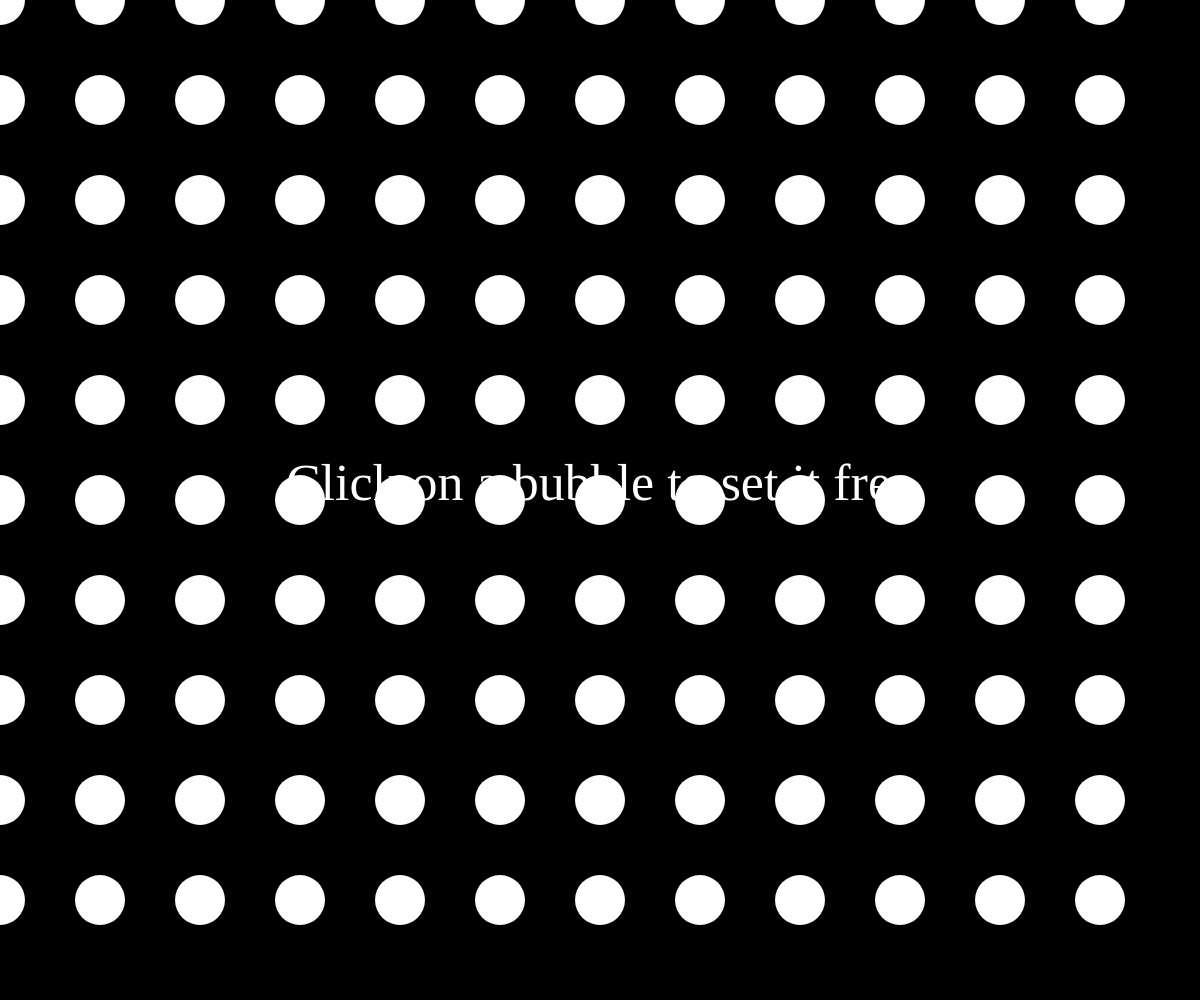
Frame 1 (no input)
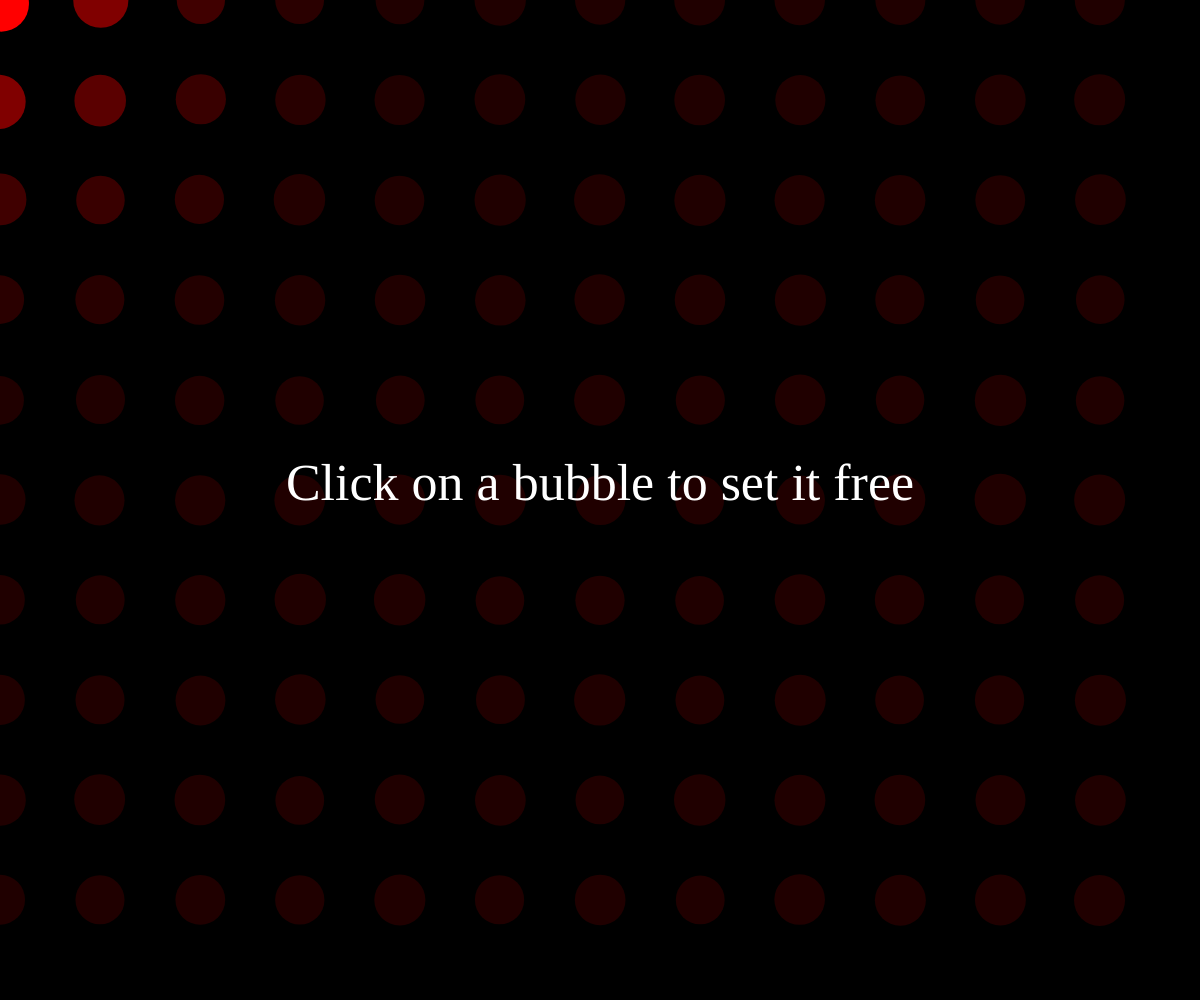
Frame 60 (no input)
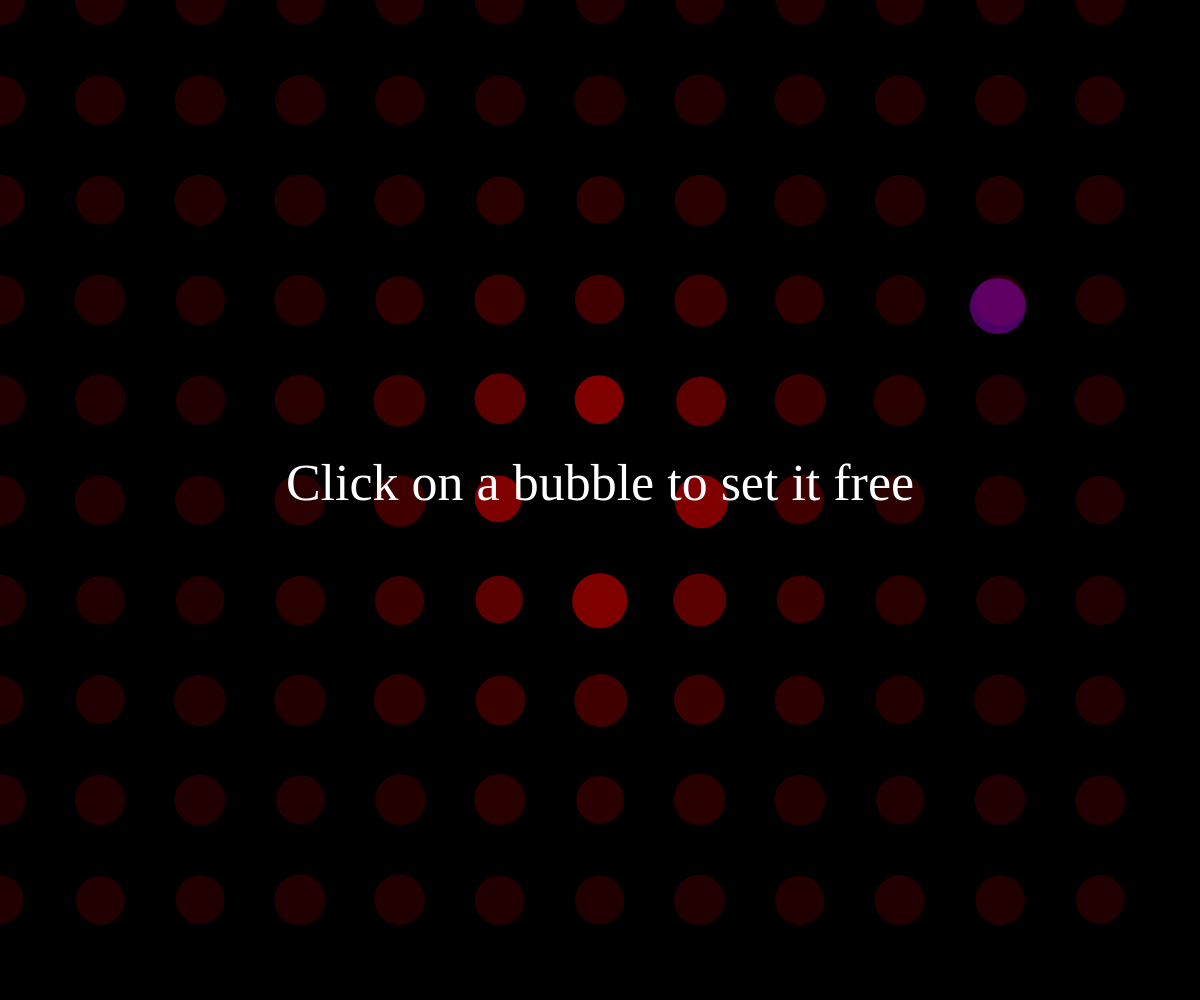
Frame 120 (the mouse pressed at the canvas centre since frame 60)

The p5.js sketch that drew these frames (run headless with seeded random() and noise() and a simulated clock; from frame 60 on, the mouse is pressed at the canvas centre):

// p5.js sketch
// ── sketch.js
let myPersonalBubbles =[];
let myPersonalBgBubbles =[];
let myPersonalCagedBubbles =[];


function preload(){
}


function setup() {
  createCanvas(windowWidth,windowHeight);
  addCagedBubble();
}

function windowResized(){
  resizeCanvas(windowWidth, windowHeight);

  myPersonalCagedBubbles.splice(0,myPersonalCagedBubbles.length)
  addCagedBubble();
  console.log(' resized')
redraw()

}

function draw() {


  // put drawing code here
  background('black');




  //if(mouseIsPressed && myPersonalBubbles.length<100){
  //addBubble();}
  for(let p = 0; p < myPersonalCagedBubbles.length; p++){
    //myPersonalCagedBubbles[p].checkDistance();
    myPersonalCagedBubbles[p].runCaged();

  }

for(let i = 0; i < myPersonalBubbles.length; i++){
  myPersonalBubbles[i].run();
}
for(let o = 0; o < myPersonalBgBubbles.length; o++){
  myPersonalBgBubbles[o].runBg();
}
push()
fill('white')
textAlign(CENTER);
textSize(52);
textFont('Georgia');
text('Click on a bubble to set it free',windowWidth/2, windowHeight/2);
pop()
}


function mousePressed() {
  for(let p = 0; p < myPersonalCagedBubbles.length; p++){

    myPersonalCagedBubbles[p].onPress();
  }}

  function addCagedBubble(){
    this.xC=0;
    this.yC=0;
    this.rC=50;

    for(i=0;i*2*rC<windowHeight;i++){
      for(t=0;t*2*rC<windowWidth;t++){
        this.xC=t*this.rC*2;
        this.yC=i*this.rC*2;
        const aNewCagedBubble = new CagedBubble(xC, yC, rC)
        myPersonalCagedBubbles.push(aNewCagedBubble);
      }
    }
  }


function addBubble(x,y){
  this.x=x;
  this.y=y;
  const aNewBubble = new Bubble(this.x, this.y, random(10,10))
  myPersonalBubbles.push(aNewBubble);
}



function addBgBubble(x,y,r){
  this.x=x;
  this.y=y;
  this.r=r;

  const aNewBgBubble = new BgBubble(this.x, this.y, this.r)
  myPersonalBgBubbles.push(aNewBgBubble);
}





class CagedBubble {
  constructor(temp_x,temp_y,temp_r) {
    this.xC=temp_x;
    this.yC=temp_y;
    this.rC=temp_r;
    this.xC2=this.xC;
    this.yC2=this.yC;
    this.rC2=this.rC;
    this.roC=0;
    this.timer=2000;
    this.timer2=2000;

  }

  displayCaged(){
    push()
    stroke(255)
    noStroke()
    fill((color(255,0,0+this.roC*10,255/(this.dist/50))))
    ellipse(this.xC2,this.yC2,this.rC2)
    pop()
  }

    updateCaged(){

      if(this.roC>0){this.roC--}
      if(this.roC<0){this.roC++}



      this.dist=dist(mouseX,mouseY,this.xC,this.yC);
      if(this.dist<50){this.dist=50}
      if(this.dist>400){this.dist=400}



      this.rC2=(this.roC)+this.rC+(random(-600,600)/(this.dist));
      this.xC2=this.xC+(random(-200,200)/(this.dist));
      this.yC2=this.yC+(random(-200,200)/(this.dist));

      if(this.timer<2000){
        //console.log(this.timer)
        this.timer+=20;
        if(this.wave<100+this.timer){if(this.roC<30){this.roC+=10;}}
        if(this.wave<50+this.timer){this.roC-=11;}
        if(this.wave>3000+this.timer){this.roC-=10;}


      }

  }

  onPress(){

this.wave=dist(mouseX,mouseY,this.xC,this.yC);
    this.timer=0;
if(dist(mouseX,mouseY,this.xC,this.yC)<this.rC){
  addBgBubble(this.xC,this.yC,this.rC);
  this.xC=windowWidth+100;
  this.yC=windowHeight+100

}

  }

  runCaged(){
    this.displayCaged();
    this.updateCaged();
  }

}







class Bubble {
  constructor(temp_x,temp_y,temp_r) {
    this.x=temp_x;
    this.y=temp_y;
    this.r=temp_r;
    this.segnox=random(-10,10);
    this.segnoy=random(-10,10);
    this.age = 0;


  }

  display(){
    push()
    //noFill()
    noStroke()
    fill(0,0,255,100)
    ellipse(this.x,this.y,this.r*2)
    pop()
  }

  updatePosition(){
    //console.log(myPersonalBubbles[0].x)
    this.age++
    this.r-= 1/20
    if(this.y<=windowHeight-this.r){
    this.segnoy+=1}

    //console.log(myPersonalBubbles.length)

    // if (this.age>200 && mouseIsPressed){
    //   //myPersonalBubbles.pop(this.bubble)
    //
    //   this.age = 0;
    //   this.x=mouseX
    //   this.y=mouseY
    //   this.r = 10;
    //   this.segnox=random(-10,10);
    //   this.segnoy=random(-10,10);
    // }

if(this.x>=windowWidth-this.r){this.segnox = -1*(this.segnox);}
if(this.y>=windowHeight-this.r){this.segnoy = -1*(this.segnoy-random(15,25));}

if(this.x<=0){this.segnox = -1*this.segnox;}
if(this.y<=0){this.segnoy = -1*this.segnoy;}

this.x += this.segnox
this.y += this.segnoy

  }

  run(){
    this.updatePosition();
    this.display();
  }

}

class BgBubble {
  constructor(temp_x,temp_y,temp_r) {
    this.x=temp_x;
    this.y=temp_y;
    this.r=temp_r;
    this.segnox=random(-7,7);
    this.segnoy=random(-7,7);
    this.age = 0;


  }

  displayBg(){
    push()

    stroke(255)
    noStroke()

    fill(lerpColor(color(255,0,255,100),color(0,0,255,100), this.age/250))

    ellipse(this.x,this.y,this.r)
    pop()
  }

  updateBgPosition(){

    this.age++
    this.r+= 1/10
    if(this.age>random(200,400)){
      addBubble(this.x,this.y);
      addBubble(this.x,this.y);
      addBubble(this.x,this.y);
      addBubble(this.x,this.y);
      addBubble(this.x,this.y);
      addBubble(this.x,this.y);
      if(myPersonalBubbles.length>60){
      myPersonalBubbles.splice(0,6)}

      myPersonalBgBubbles.splice(0,1)

      // this.r=50;
      // this.x=random(0,windowWidth)
      // this.y=random(0,windowHeight)
      // this.segnox=random(-5,5);
      // this.segnoy=random(-5,5);
      // this.age = 0;
    }





if(this.x>=windowWidth-this.r/2){this.segnox = -1*(this.segnox);this.x=windowWidth-this.r/2}
if(this.y>=windowHeight-this.r/2){this.segnoy = -1*(this.segnoy);this.y=windowHeight-this.r/2}

if(this.x-this.r/2<=0){this.segnox = -1*this.segnox;this.x=0+this.r/2}
if(this.y-this.r/2<=0){this.segnoy = -1*this.segnoy;this.y=0+this.r/2}

this.x += this.segnox
this.y += this.segnoy

  }

  runBg(){
    this.updateBgPosition();
    this.displayBg();
  }

}



//resizeCanvas(windowWidth,windowHeight)
